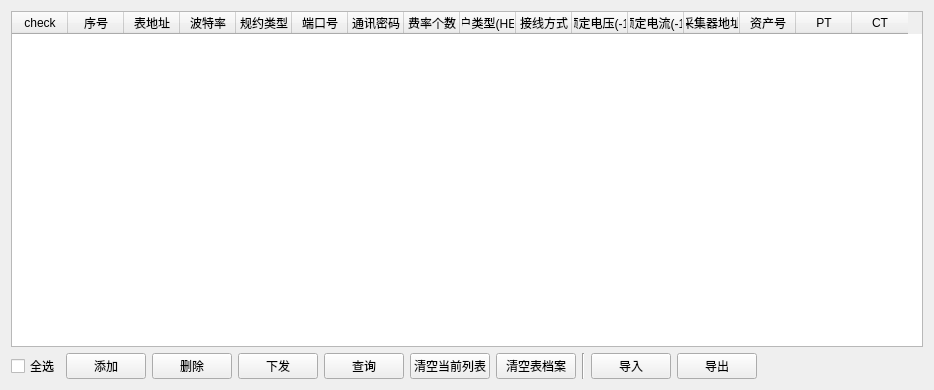
<?xml version="1.0" encoding="UTF-8"?>
<ui version="4.0">
    <class>Form</class>
    <widget class="QWidget" name="Form">
        <property name="geometry">
            <rect>
                <x>0</x>
                <y>0</y>
                <width>934</width>
                <height>390</height>
            </rect>
        </property>
        <property name="windowTitle">
            <string>表档案设置</string>
        </property>
        <layout class="QVBoxLayout" name="verticalLayout">
            <item>
                <widget class="QTableWidget" name="tableWidget">
                    <property name="horizontalScrollBarPolicy">
                        <enum>Qt::ScrollBarAsNeeded</enum>
                    </property>
                    <property name="sizeAdjustPolicy">
                        <enum>QAbstractScrollArea::AdjustToContentsOnFirstShow</enum>
                    </property>
                    <property name="editTriggers">
                        <set>QAbstractItemView::DoubleClicked</set>
                    </property>
                    <property name="selectionMode">
                        <enum>QAbstractItemView::NoSelection</enum>
                    </property>
                    <property name="selectionBehavior">
                        <enum>QAbstractItemView::SelectRows</enum>
                    </property>
                    <attribute name="horizontalHeaderDefaultSectionSize">
                        <number>56</number>
                    </attribute>
                    <attribute name="verticalHeaderVisible">
                        <bool>false</bool>
                    </attribute>
                    <column>
                        <property name="text">
                            <string>check</string>
                        </property>
                    </column>
                    <column>
                        <property name="text">
                            <string>序号</string>
                        </property>
                    </column>
                    <column>
                        <property name="text">
                            <string>表地址</string>
                        </property>
                    </column>
                    <column>
                        <property name="text">
                            <string>波特率</string>
                        </property>
                    </column>
                    <column>
                        <property name="text">
                            <string>规约类型</string>
                        </property>
                    </column>
                    <column>
                        <property name="text">
                            <string>端口号</string>
                        </property>
                    </column>
                    <column>
                        <property name="text">
                            <string>通讯密码</string>
                        </property>
                    </column>
                    <column>
                        <property name="text">
                            <string>费率个数</string>
                        </property>
                    </column>
                    <column>
                        <property name="text">
                            <string>用户类型(HEX)</string>
                        </property>
                    </column>
                    <column>
                        <property name="text">
                            <string>接线方式</string>
                        </property>
                    </column>
                    <column>
                        <property name="text">
                            <string>额定电压(-1)</string>
                        </property>
                    </column>
                    <column>
                        <property name="text">
                            <string>额定电流(-1)</string>
                        </property>
                    </column>
                    <column>
                        <property name="text">
                            <string>采集器地址</string>
                        </property>
                    </column>
                    <column>
                        <property name="text">
                            <string>资产号</string>
                        </property>
                    </column>
                    <column>
                        <property name="text">
                            <string>PT</string>
                        </property>
                    </column>
                    <column>
                        <property name="text">
                            <string>CT</string>
                        </property>
                    </column>
                </widget>
            </item>
            <item>
                <layout class="QHBoxLayout" name="horizontalLayout">
                    <item>
                        <widget class="QCheckBox" name="checkBox">
                            <property name="text">
                                <string>全选</string>
                            </property>
                        </widget>
                    </item>
                    <item>
                        <widget class="QPushButton" name="pushButton">
                            <property name="text">
                                <string>添加</string>
                            </property>
                        </widget>
                    </item>
                    <item>
                        <widget class="QPushButton" name="pushButton_2">
                            <property name="text">
                                <string>删除</string>
                            </property>
                        </widget>
                    </item>
                    <item>
                        <widget class="QPushButton" name="pushButton_3">
                            <property name="text">
                                <string>下发</string>
                            </property>
                        </widget>
                    </item>
                    <item>
                        <widget class="QPushButton" name="pushButton_5">
                            <property name="text">
                                <string>查询</string>
                            </property>
                        </widget>
                    </item>
                    <item>
                        <widget class="QPushButton" name="pushButton_6">
                            <property name="text">
                                <string>清空当前列表</string>
                            </property>
                        </widget>
                    </item>
                    <item>
                        <widget class="QPushButton" name="pushButton_8">
                            <property name="text">
                                <string>清空表档案</string>
                            </property>
                        </widget>
                    </item>
                    <item>
                        <widget class="Line" name="line">
                            <property name="orientation">
                                <enum>Qt::Vertical</enum>
                            </property>
                        </widget>
                    </item>
                    <item>
                        <widget class="QPushButton" name="pushButton_4">
                            <property name="text">
                                <string>导入</string>
                            </property>
                        </widget>
                    </item>
                    <item>
                        <widget class="QPushButton" name="pushButton_7">
                            <property name="text">
                                <string>导出</string>
                            </property>
                        </widget>
                    </item>
                    <item>
                        <spacer name="horizontalSpacer">
                            <property name="orientation">
                                <enum>Qt::Horizontal</enum>
                            </property>
                            <property name="sizeHint" stdset="0">
                                <size>
                                    <width>40</width>
                                    <height>20</height>
                                </size>
                            </property>
                        </spacer>
                    </item>
                </layout>
            </item>
        </layout>
    </widget>
    <resources/>
    <connections/>
</ui>
